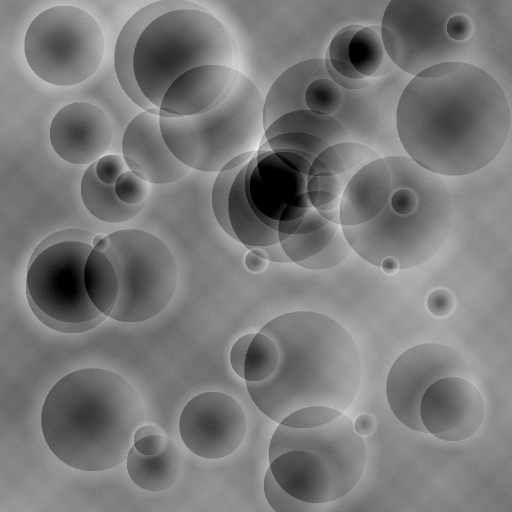
#> input picture data_generation/output/reference.png, 1024 x 1024 px (shown at 1/2 size)
$ python generate_synthetic_pair.py --image output/reference.png
#> lines starting #> are read from the running program, lines starting #| are printed output that depends on the picture
import os
import json
import argparse
import numpy as np
import cv2


# [48 lines left out: function generate_lunar_procedural_surface, not called in this run]


def apply_directional_relighting(
    img: np.ndarray,
    sun_azimuth_deg: float = 284.3,
    sun_elevation_deg: float = 32.1,
    albedo_weight: float = 0.55,
    relief_strength: float = 1.8,
) -> np.ndarray:
    """
    Simulates physical directional solar illumination using Lambertian shading
    derived from image surface gradients and solar vector.
    """
    az_rad = np.radians(sun_azimuth_deg)
    el_rad = np.radians(sun_elevation_deg)

    # Sun direction vector
    lx = np.cos(el_rad) * np.cos(az_rad)
    ly = np.cos(el_rad) * np.sin(az_rad)
    lz = np.sin(el_rad)

    # Pseudo-heightmap from surface intensity
    img_f = img.astype(np.float32) / 255.0
    blurred = cv2.GaussianBlur(img_f, (5, 5), 1.0)

    # Surface normal from image gradients
    gy, gx = np.gradient(blurred)
    gx = -gx * relief_strength
    gy = -gy * relief_strength
    gz = np.ones_like(gx)

    norm = np.sqrt(gx**2 + gy**2 + gz**2) + 1e-6
    nx, ny, nz = gx / norm, gy / norm, gz / norm

    # Lambertian shading term N . L
    cos_theta = np.clip(nx * lx + ny * ly + nz * lz, 0.0, 1.0)

    # Combine intrinsic albedo and solar directional shading
    relit = (albedo_weight * img_f + (1.0 - albedo_weight) * cos_theta)
    return np.clip(relit * 255.0, 0, 255).astype(np.uint8)


def create_synthetic_pair(
    input_image_path: str = None,
    output_dir: str = "data_generation/output",
    target_size: tuple = (1024, 1024),
    rotation_deg: float = 7.0,
    scale: float = 0.92,
    tx: float = 35.0,
    ty: float = 20.0,
    gamma: float = 0.7,
    ref_sun_az: float = 142.1,
    ref_sun_el: float = 34.5,
    mov_sun_az: float = 284.3,
    mov_sun_el: float = 32.1,
    apply_relighting: bool = True,
) -> dict:
    """
    Generates reference.png, synthetic_target.png, and ground_truth.json.
    """
    os.makedirs(output_dir, exist_ok=True)

    # Step 1: Load or Generate Base Image
    if input_image_path and os.path.exists(input_image_path):
        print(f"[INFO] Loading raw OHRC image from: {input_image_path}")
        raw_img = cv2.imread(input_image_path, cv2.IMREAD_GRAYSCALE)
        if raw_img is None:
            raise ValueError(f"Could not load image at {input_image_path}")

        h_raw, w_raw = raw_img.shape
        print(f"[INFO] Original image dimensions: {w_raw} x {h_raw}")

        # Crop narrow OHRC region if matching expected crop dimensions [300:1750, 20:252]
        if h_raw >= 1750 and w_raw >= 252:
            cropped = raw_img[300:1750, 20:252]
            print(f"[INFO] Cropped narrow region to shape: {cropped.shape}")
        else:
            # Fallback center crop to square
            min_dim = min(h_raw, w_raw)
            cy, cx = h_raw // 2, w_raw // 2
            cropped = raw_img[max(0, cy - min_dim // 2):cy + min_dim // 2,
                              max(0, cx - min_dim // 2):cx + min_dim // 2]
            print(f"[INFO] Adaptive square crop shape: {cropped.shape}")

        reference = cv2.resize(cropped, target_size, interpolation=cv2.INTER_AREA)
    else:
        if input_image_path:
            print(f"[WARNING] Image path '{input_image_path}' not found. Falling back to procedural lunar surface generation.")
        else:
            print("[INFO] Generating high-resolution procedural lunar terrain (craters & regolith texture)...")
        reference = generate_lunar_procedural_surface(height=target_size[1], width=target_size[0])

    # Save Step 2: reference.png
    ref_path = os.path.join(output_dir, "reference.png")
    cv2.imwrite(ref_path, reference)
    print(f"[SUCCESS] Saved reference image: {ref_path}")

    # Save reference metadata sidecar
    ref_meta = {
        "sensor_id": "LRO_NAC",
        "sun_azimuth_deg": ref_sun_az,
        "sun_elevation_deg": ref_sun_el,
        "gsd_m": 0.50,
        "MAP_SCALE": 0.50,
        "SOLAR_AZIMUTH": ref_sun_az,
        "SOLAR_ELEVATION": ref_sun_el,
    }
    with open(os.path.join(output_dir, "reference.json"), "w") as f:
        json.dump(ref_meta, f, indent=2)

    # Step 3: Apply Geometric Transformation (Rotation, Scale, Translation)
    h, w = reference.shape
    center = (w / 2.0, h / 2.0)

    # 2x3 Affine matrix from rotation and scale
    M_rot_scale = cv2.getRotationMatrix2D(center, rotation_deg, scale)

    # Add translation component
    M = M_rot_scale.copy()
    M[0, 2] += tx
    M[1, 2] += ty

    # Construct 3x3 Homography matrix representation
    H_gt = np.eye(3, dtype=np.float64)
    H_gt[0:2, :] = M

    # Compute inverse transformation matrix
    H_gt_inv = np.linalg.inv(H_gt)

    # Perform warpAffine with reflection border mode
    synthetic_geo = cv2.warpAffine(
        reference,
        M,
        (w, h),
        flags=cv2.INTER_LINEAR,
        borderMode=cv2.BORDER_REFLECT
    )

    # Step 4: Apply Directional Solar Relighting and Photometric Variation
    if apply_relighting:
        synthetic_relit = apply_directional_relighting(
            synthetic_geo,
            sun_azimuth_deg=mov_sun_az,
            sun_elevation_deg=mov_sun_el,
        )
    else:
        synthetic_relit = synthetic_geo

    synthetic_float = synthetic_relit.astype(np.float32)
    synthetic_norm = np.clip(synthetic_float / 255.0, 0.0, 1.0)
    synthetic_gamma = (synthetic_norm ** gamma) * 255.0
    synthetic_target = np.clip(synthetic_gamma, 0, 255).astype(np.uint8)

    # Save synthetic_target.png
    target_path = os.path.join(output_dir, "synthetic_target.png")
    cv2.imwrite(target_path, synthetic_target)
    print(f"[SUCCESS] Saved synthetic target image: {target_path}")

    # Save moving metadata sidecar
    mov_meta = {
        "sensor_id": "OHRC",
        "sun_azimuth_deg": mov_sun_az,
        "sun_elevation_deg": mov_sun_el,
        "gsd_m": 0.25,
        "MAP_SCALE": 0.25,
        "SOLAR_AZIMUTH": mov_sun_az,
        "SOLAR_ELEVATION": mov_sun_el,
    }
    with open(os.path.join(output_dir, "synthetic_target.json"), "w") as f:
        json.dump(mov_meta, f, indent=2)

    # Step 5: Save Ground Truth Transformation JSON
    gt_data = {
        "dataset_info": {
            "reference_image": "reference.png",
            "synthetic_target_image": "synthetic_target.png",
            "image_width": w,
            "image_height": h
        },
        "ground_truth_params": {
            "rotation_deg": rotation_deg,
            "scale": scale,
            "translation_x_px": tx,
            "translation_y_px": ty,
            "gamma_illumination": gamma,
            "ref_sun_azimuth_deg": ref_sun_az,
            "ref_sun_elevation_deg": ref_sun_el,
            "mov_sun_azimuth_deg": mov_sun_az,
            "mov_sun_elevation_deg": mov_sun_el,
            "delta_sun_azimuth_deg": abs(ref_sun_az - mov_sun_az),
        },
        "affine_matrix_2x3": M.tolist(),
        "homography_matrix_3x3": H_gt.tolist(),
        "homography_matrix_inv_3x3": H_gt_inv.tolist()
    }

    gt_json_path = os.path.join(output_dir, "ground_truth.json")
    with open(gt_json_path, "w") as f:
        json.dump(gt_data, f, indent=4)
    print(f"[SUCCESS] Saved ground truth JSON: {gt_json_path}")

    return gt_data


def main():
    parser = argparse.ArgumentParser(description="Synthetic Lunar Image Pair Generator for Registration Benchmarking")
    parser.add_argument("--image", type=str, default=None, help="Path to raw input OHRC image (optional)")
    parser.add_argument("--output_dir", type=str, default="data_generation/output", help="Directory to save generated outputs")
    parser.add_argument("--rotation", type=float, default=7.0, help="Rotation angle in degrees (default: 7.0)")
    parser.add_argument("--scale", type=float, default=0.92, help="Scale factor (default: 0.92)")
    parser.add_argument("--tx", type=float, default=35.0, help="X translation in pixels (default: 35.0)")
    parser.add_argument("--ty", type=float, default=20.0, help="Y translation in pixels (default: 20.0)")
    parser.add_argument("--gamma", type=float, default=0.7, help="Illumination gamma value (default: 0.7)")

    args = parser.parse_args()

    create_synthetic_pair(
        input_image_path=args.image,
        output_dir=args.output_dir,
        rotation_deg=args.rotation,
        scale=args.scale,
        tx=args.tx,
        ty=args.ty,
        gamma=args.gamma
    )
#> in create_synthetic_pair, raw_img is the input picture: shape (1024, 1024); min 0, max 255, mean 121.7
#| [INFO] Original image dimensions: 1024 x 1024
#| [INFO] Adaptive square crop shape: (1024, 1024)
#> in create_synthetic_pair, `synthetic_geo = cv2.warpAffine( reference, M, (w, h), flags=cv2.INTER_..`:
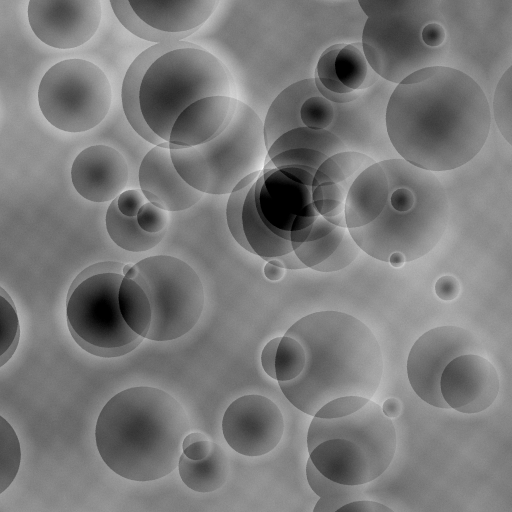
#> synthetic_geo: shape (1024, 1024) (shown at 1/2 size); min 0, max 254, mean 122.4
#> in apply_directional_relighting, `gx = -gx * relief_strength`:
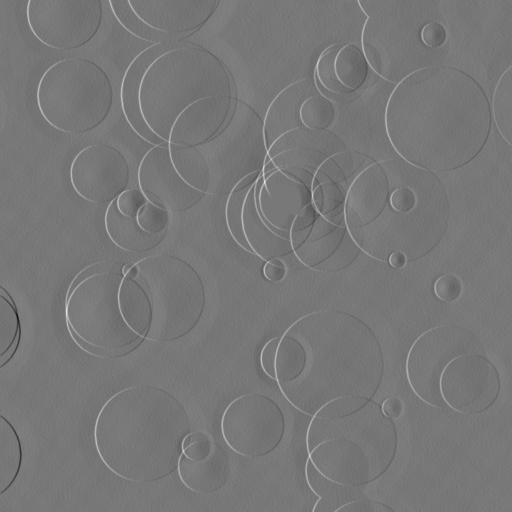
#> gx: shape (1024, 1024) float32 (shown at 1/2 size); min -0.225, max 0.253, mean -0.000104; drawn with min black and max white
#> in apply_directional_relighting, `gy = -gy * relief_strength`:
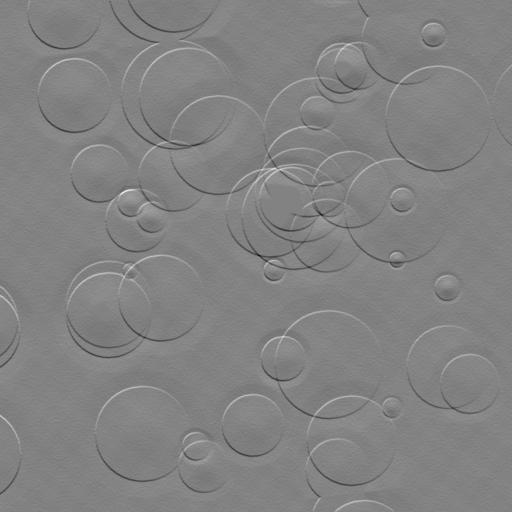
#> gy: shape (1024, 1024) float32 (shown at 1/2 size); min -0.186, max 0.177, mean -0.000115; drawn with min black and max white
#> in apply_directional_relighting, `norm = np.sqrt(gx**2 + gy**2 + gz**2) + 1e-6`:
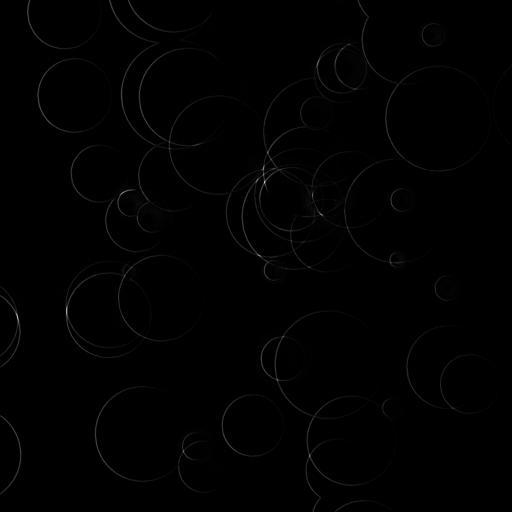
#> norm: shape (1024, 1024) float32 (shown at 1/2 size); min 1, max 1.03, mean 1; drawn with min black and max white
#> in apply_directional_relighting, `cos_theta = np.clip(nx * lx + ny * ly + nz * lz, 0.0, 1.0)`:
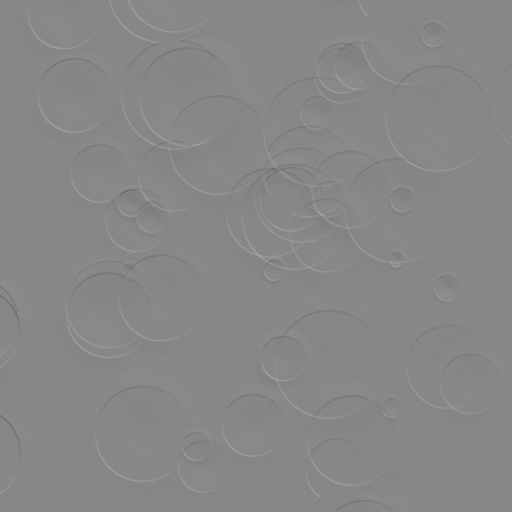
#> cos_theta: shape (1024, 1024) float32 (shown at 1/2 size); min 0.4, max 0.69, mean 0.531
#> in apply_directional_relighting, `relit = (albedo_weight * img_f + (1.0 - albedo_weight) * cos_theta)`:
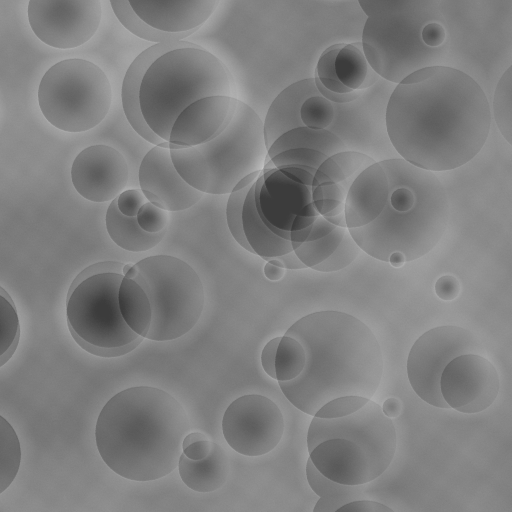
#> relit: shape (1024, 1024) float32 (shown at 1/2 size); min 0.221, max 0.789, mean 0.503
#> in create_synthetic_pair, `synthetic_gamma = (synthetic_norm ** gamma) * 255.0`:
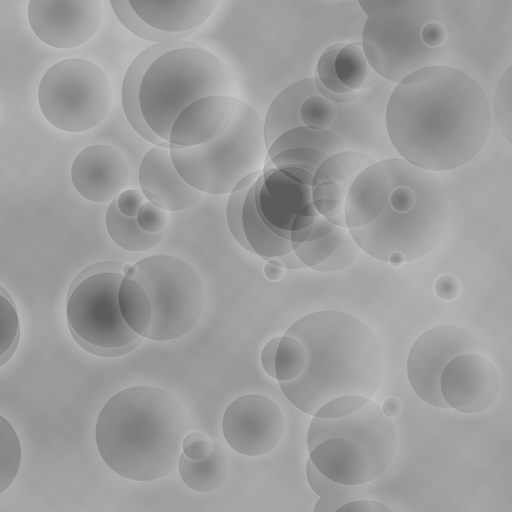
#> synthetic_gamma: shape (1024, 1024) float32 (shown at 1/2 size); min 88.25, max 215.9, mean 156.9


if __name__ == "__main__":
    main()
